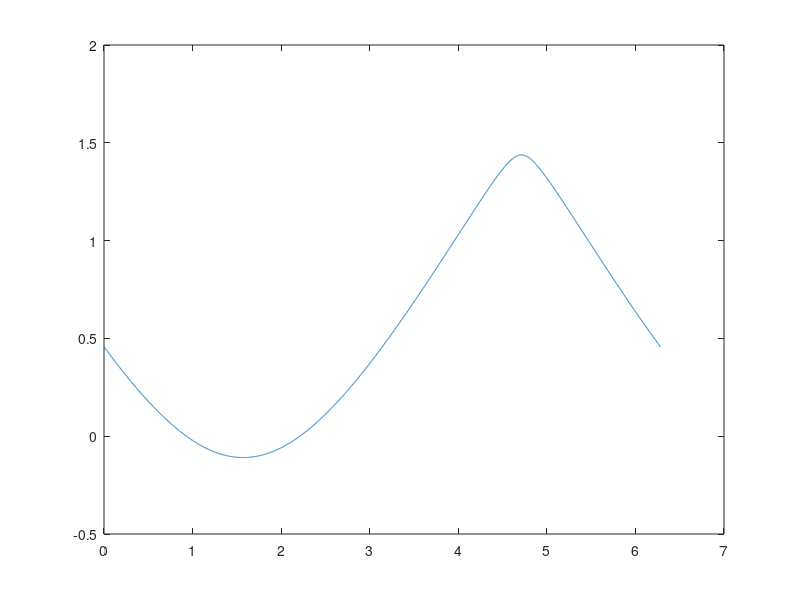

Recreate this plot in MATLAB. (Note: this script raises an error after producing the figure.)
r1 = 0.1;
r2 = 0.055;
r3 = 0.1;
r4 = 0.055;

theta2 = 0:0.001:2*pi;

alpha = acos((r1^1 - r1*r2*cos(theta2)/(r1*sqrt(r1^2 + r2^2 - 2*r1*r2*cos(theta2)))));

beta = acos((r1^2 + r2^2 - 2*r1*r2*cos(theta2) + r4^2 - r3^2)/ (2 * r4 * sqrt(r1^2 + r2^2 - 2*r1*r2*cos(theta2))));

theta4 = pi - alpha - beta;
theta4_dot = diff(theta4);
theta4_dot_dot = diff(theta4_dot);

theta3 = asin((1/r3)*(r4*sin(theta4) - r2*sin(theta2)));
theta3_dot = diff(theta3);
theta3_dot_dot = diff(theta3_dot);

plot(theta2, theta3)
hold on;
plot(theta2, theta3_dot)
hold on;
plot(theta2, theta3_dot_dot)
hold on;
plot(theta2, theta4)
hold on;
plot(theta2, theta4_dot)
hold on;
plot(theta2, theta4_dot_dot)
hold on;
